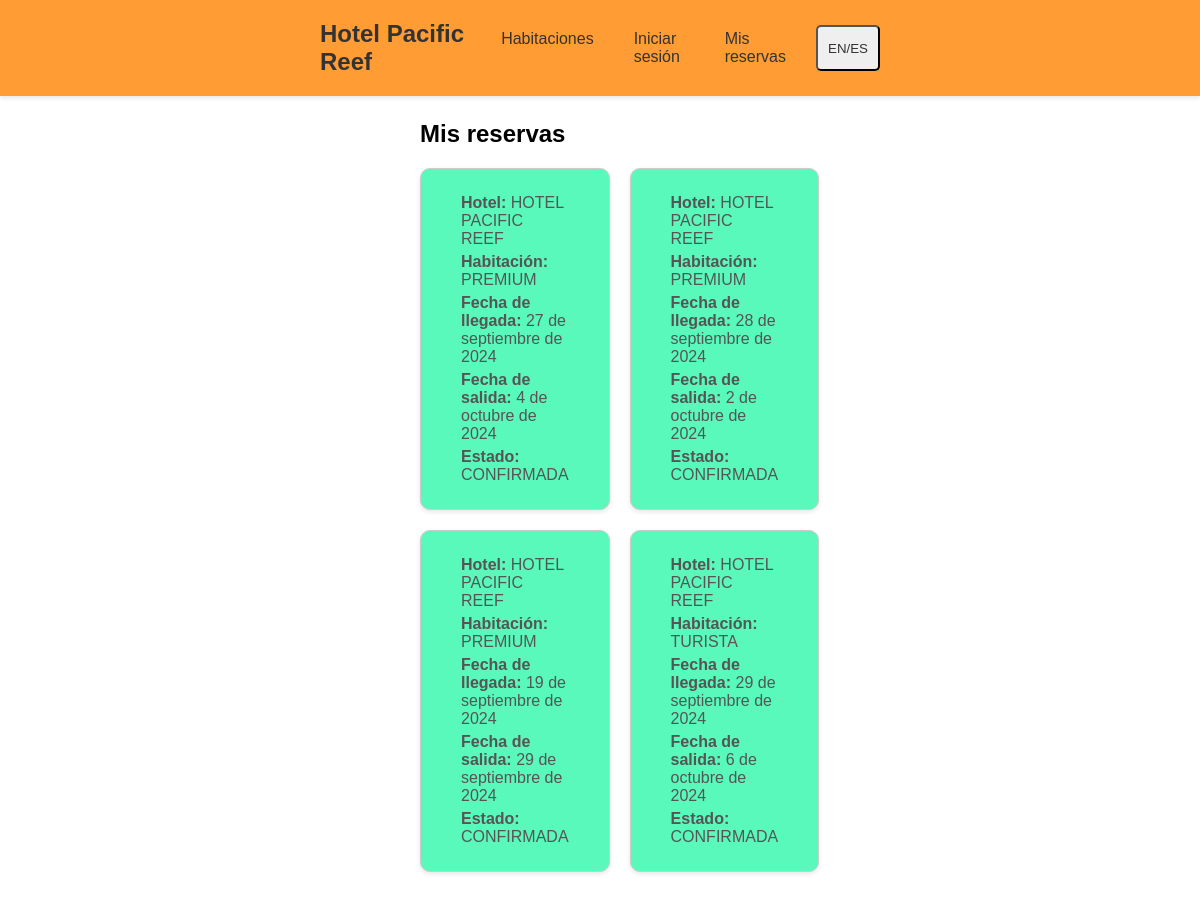
The app's page /mis-reservas/ (signed in), older data.
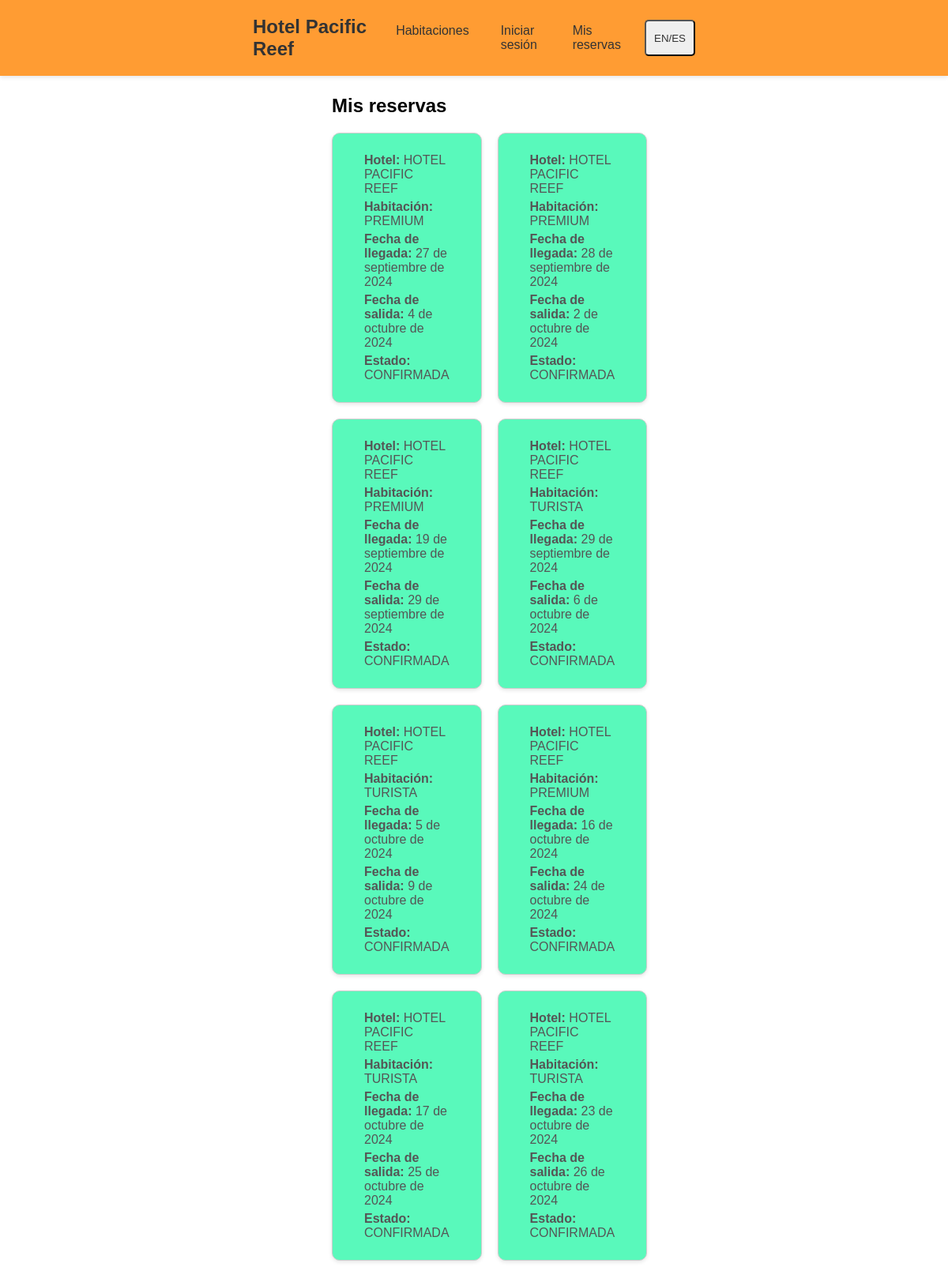
The same page, newer data.
### core/models.py (models this page shows, shortened)
class Reserva(models.Model):
    id_reserva = models.AutoField(primary_key=True)
    id_usuario_usuario = models.ForeignKey(User, on_delete=models.CASCADE)
    id_habitacion_habitacion = models.ForeignKey(Habitacion, on_delete=models.CASCADE)
    fecha_inicio = models.DateField()
    fecha_fin = models.DateField()
    precio_total = models.FloatField()
    estado = models.CharField(max_length=20, choices=[('PENDIENTE', 'Pendiente'), ('CONFIRMADA', 'Confirmada'), ('CANCELADA', 'Cancelada')])

class Habitacion(models.Model):
    id_habitacion = models.AutoField(primary_key=True)
    id_hotel_hotel = models.ForeignKey(Hotel, on_delete=models.CASCADE)
    numero_hab = models.IntegerField()
    categoria = models.CharField(max_length=30, choices=[('TURISTA', 'Turista'), ('PREMIUM', 'Premium')])
    capacidad = models.IntegerField()
    precio_base = models.FloatField()
    descripcion = models.CharField(max_length=100)

class Hotel(models.Model):
    id_hotel = models.AutoField(primary_key=True)
    nombre = models.CharField(max_length=30)
    direccion = models.CharField(max_length=50)
    estrellas = models.IntegerField()
    descripcion = models.CharField(max_length=100)

### core/views.py (the view)
# urls.py: path('mis-reservas/', views.mis_reservas, name='mis_reservas'),
@login_required
def mis_reservas(request):
    reservas = Reserva.objects.filter(id_usuario_usuario=request.user)
    return render(request, 'mis_reservas.html', {'reservas': reservas})

### core/templates/mis_reservas.html (shortened to what this page needs)
{% load static %}
<!DOCTYPE html>
<html lang="es">
  <head>
    <link
      rel="stylesheet"
      type="text/css"
      href="{% static 'css/style.css' %}"
    />
  </head>
  <body>
    <div class="margin">
      <nav class="nav">
        <div class="nav-logo">Hotel Pacific Reef</div>
        <div class="nav-links">
          <a href="{% url 'habitaciones' %}">Habitaciones</a>
          <a href="{% url 'login' %}">Iniciar sesión</a>
          <a href="{% url 'mis_reservas' %}">Mis reservas</a>
          <button id="langToggle">EN/ES</button>
        </div>
      </nav>
      <div class="container-rooms">
        <h2 class="page-title">Mis reservas</h2>
        <div class="room-list">
          {% for reserva in reservas %}
          <div class="room-card">
            <p>
              <strong>Hotel:</strong> {{ reserva.id_habitacion_habitacion.id_hotel_hotel.nombre }}
            </p>
            <p>
              <strong>Habitación:</strong> {{ reserva.id_habitacion_habitacion.categoria }}
            </p>
            <p><strong>Fecha de llegada:</strong> {{ reserva.fecha_inicio }}</p>
            <p><strong>Fecha de salida:</strong> {{ reserva.fecha_fin }}</p>
            <p><strong>Estado:</strong> {{ reserva.estado }}</p>
          </div>
          {% endfor %}
        </div>
      </div>
    </div>
  </body>
</html>

### core/static/css/style.css (style rules this page uses)
body, html { margin: 0; padding: 0; font-family: Arial, sans-serif; }
.nav { position: fixed; top: 0; left: 0; right: 0; background-color: rgba(255, 132, 0, 0.8); padding: 20px 20rem; display: flex; justify-content: space-between; align-items: center; box-shadow: 0 2px 5px rgba(0, 0, 0, 0.1); }
.nav-logo { font-size: 1.5em; font-weight: bold; color: #333; }
.nav-links { display: flex; gap: 20px; }
.nav-links a, .nav-links button { text-decoration: none; color: #333; padding: 5px 10px; border-radius: 5px; transition: background-color 0.3s; }
.margin { padding: 20px 20rem; }
.room-list { display: grid; grid-template-columns: repeat(2, 1fr); gap: 20px; max-width: 1200px; margin: 0 auto; }
.room-card { background-color: rgb(89, 249, 187); border: 1px solid #ccc; border-radius: 10px; padding: 20px 40px; box-shadow: 0 2px 5px rgba(0, 0, 0, 0.1); transition: transform 0.3s ease, box-shadow 0.3s ease; }
.room-card p { margin: 5px 0; color: #555; }
.container-rooms { margin: 100px 100px; }

Row changes from the older to the newer data that the page shows:
added Reserva: id_habitacion_habitacion.id_hotel_hotel.nombre "HOTEL PACIFIC REEF", id_habitacion_habitacion.categoria "TURISTA", fecha_inicio "5 de octubre de 2024", fecha_fin "9 de octubre de 2024", estado "CONFIRMADA"
added Reserva: id_habitacion_habitacion.id_hotel_hotel.nombre "HOTEL PACIFIC REEF", id_habitacion_habitacion.categoria "PREMIUM", fecha_inicio "16 de octubre de 2024", fecha_fin "24 de octubre de 2024", estado "CONFIRMADA"
added Reserva: id_habitacion_habitacion.id_hotel_hotel.nombre "HOTEL PACIFIC REEF", id_habitacion_habitacion.categoria "TURISTA", fecha_inicio "17 de octubre de 2024", fecha_fin "25 de octubre de 2024", estado "CONFIRMADA"
added Reserva: id_habitacion_habitacion.id_hotel_hotel.nombre "HOTEL PACIFIC REEF", id_habitacion_habitacion.categoria "TURISTA", fecha_inicio "23 de octubre de 2024", fecha_fin "26 de octubre de 2024", estado "CONFIRMADA"
